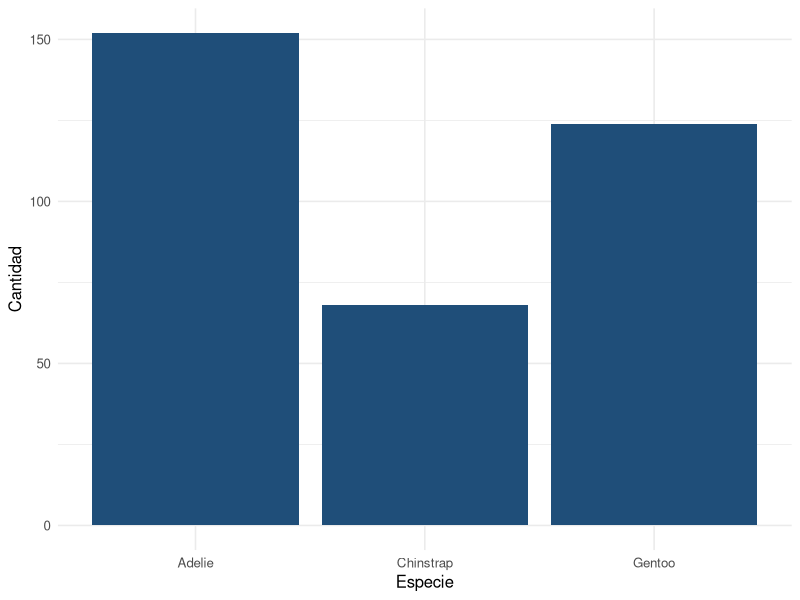
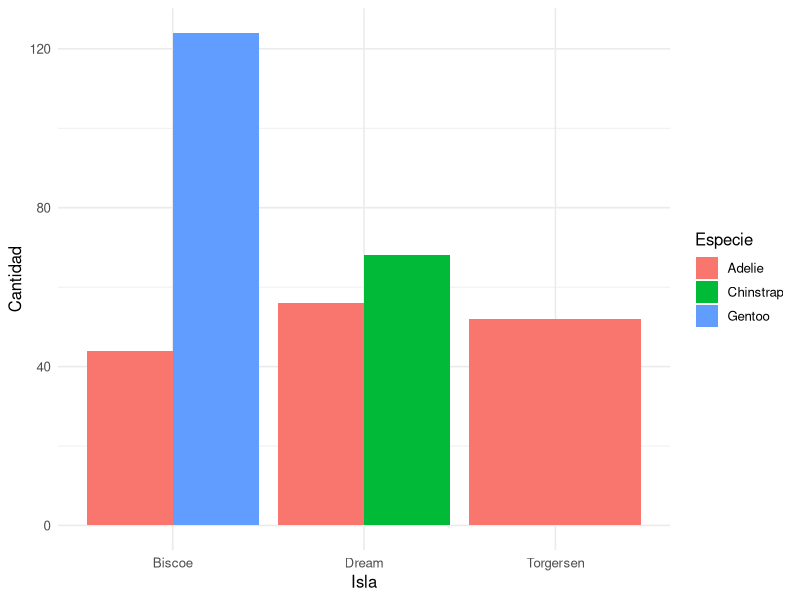
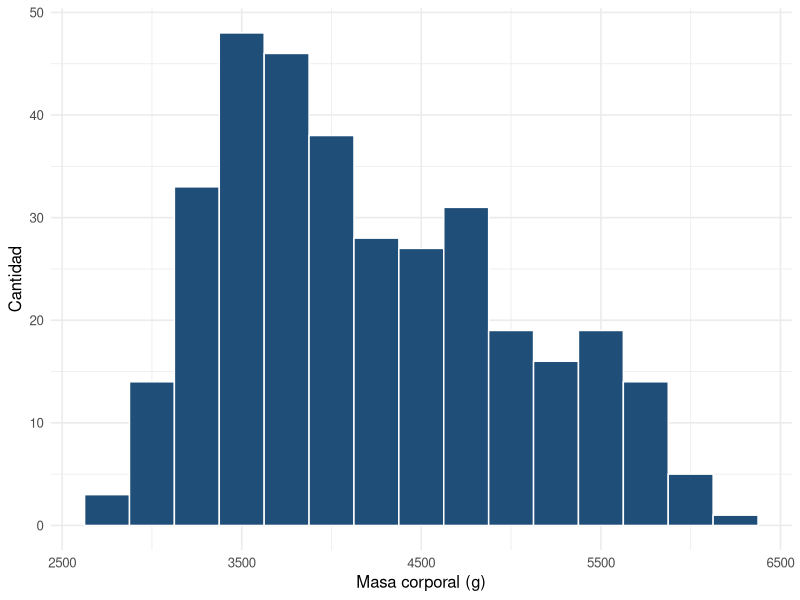
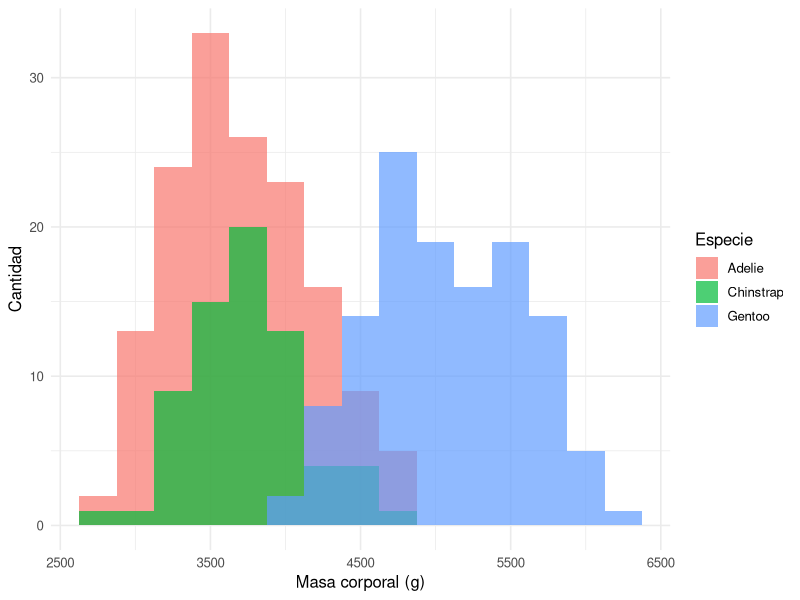

Here is the R script that generated these plots, in order: (Note: this script raises an error after producing the figures.)
## ---- chunk 1
#| label: setup
#| include: false
library(tidyverse)
library(palmerpenguins)
theme_set(theme_minimal(base_size = 12))
## ---- chunk 2
#| label: glimpse-penguins
library(palmerpenguins)
glimpse(penguins)
## ---- chunk 3
#| label: leer-csv
galletas <- read.csv("datos/galletas.csv")
head(galletas)
## ---- chunk 4
#| label: summary-galletas
summary(galletas)
## ---- chunk 5
#| label: factor-marca
galletas$marca <- factor(galletas$marca)
levels(galletas$marca)
## ---- chunk 6
#| label: factor-niveles-vacios
solo_oreo <- galletas[galletas$marca == "Oreo", ]
table(solo_oreo$marca)
## ---- chunk 7
#| label: fig-barras-especie
#| fig-cap: "Número de pingüinos por especie."
#| fig-width: 5
#| fig-height: 3
ggplot(penguins, aes(x = species)) +
  geom_bar(fill = "#1F4E79") +
  labs(x = "Especie", y = "Cantidad")
## ---- chunk 8
#| label: fig-barras-isla
#| fig-cap: "Distribución de especies por isla."
#| fig-width: 6
#| fig-height: 3
ggplot(penguins, aes(x = island, fill = species)) +
  geom_bar(position = "dodge") +
  labs(x = "Isla", y = "Cantidad", fill = "Especie")
## ---- chunk 9
#| label: fig-histograma-masa
#| fig-cap: "Distribución de la masa corporal de los pingüinos."
#| fig-width: 5
#| fig-height: 3
ggplot(penguins, aes(x = body_mass_g)) +
  geom_histogram(binwidth = 250, fill = "#1F4E79", color = "white") +
  labs(x = "Masa corporal (g)", y = "Cantidad")
## ---- chunk 10
#| label: fig-histograma-especie
#| fig-cap: "Masa corporal por especie."
#| fig-width: 6
#| fig-height: 3.2
ggplot(penguins, aes(x = body_mass_g, fill = species)) +
  geom_histogram(binwidth = 250, alpha = 0.7, position = "identity") +
  labs(x = "Masa corporal (g)", y = "Cantidad", fill = "Especie")
## ---- chunk 11
#| label: datos-ojs-cap1
#| include: false
peng_ojs <- penguins |>
  filter(!is.na(body_mass_g)) |>
  select(species, body_mass_g)
ojs_define(peng_data = peng_ojs)
